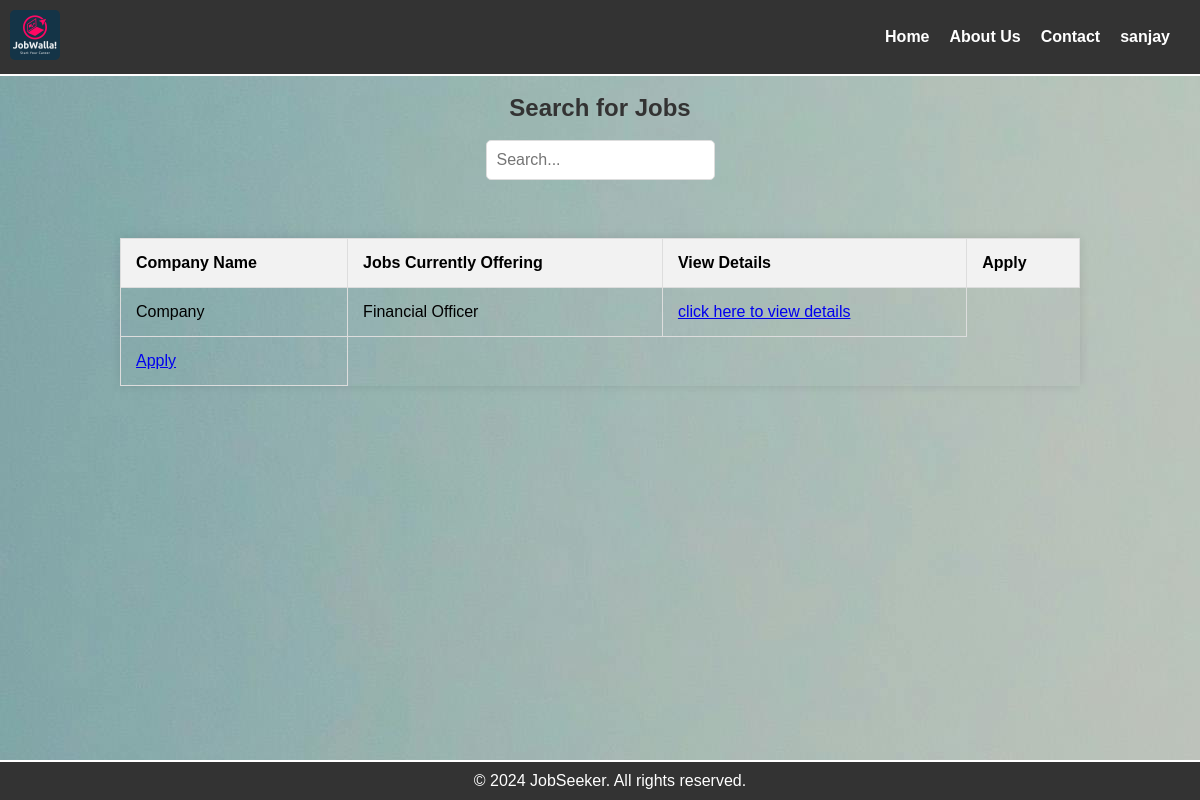
Before: /viewJobs.php (signed in) with the older database file.
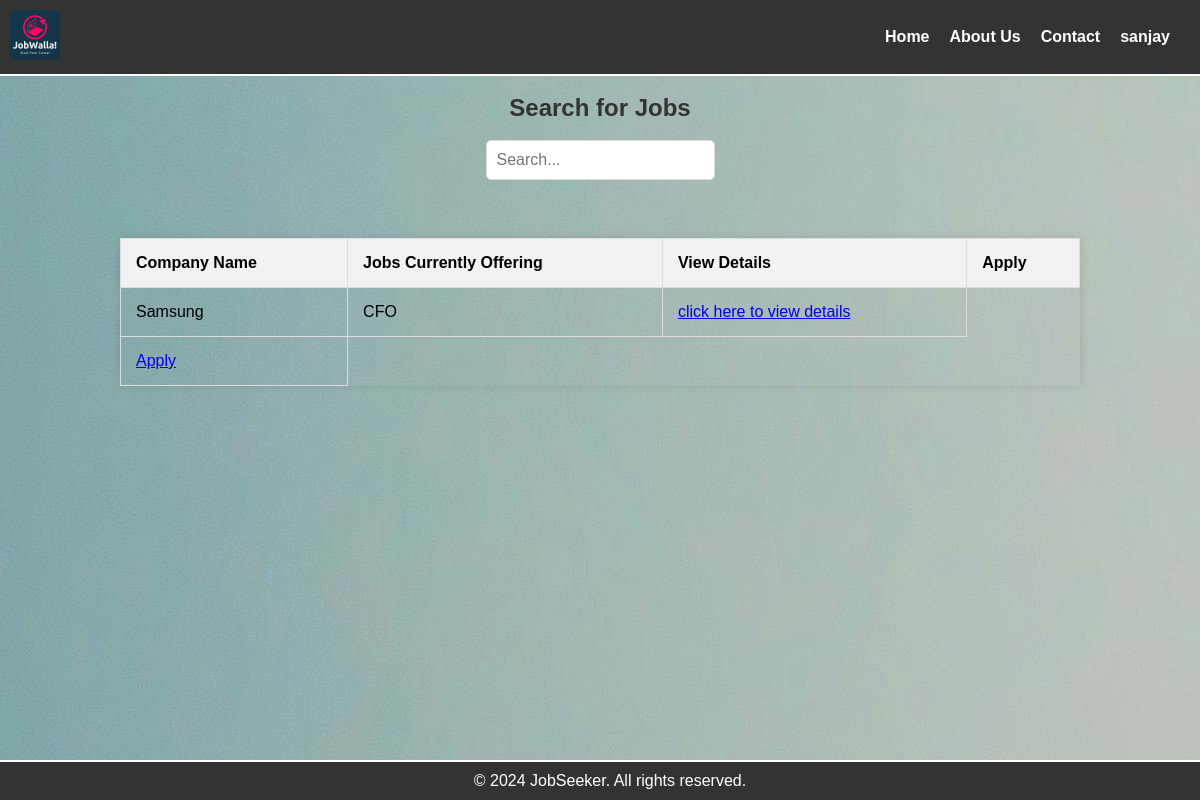
After: the same page with the newer database file.
### tables this page shows
CREATE TABLE `job_listings` (
  `username` varchar(100) NOT NULL,
  `companyname` varchar(100) NOT NULL,
  `job` varchar(100) NOT NULL,
  `location` varchar(200) NOT NULL,
  `job_id` int(100) NOT NULL
);

### viewJobs.php (the view, shortened to what this page needs)
<!DOCTYPE html>
<html lang="en">
<head>
</head>
<body>
<?php include "navBar.php"; ?>
    <center>
<br>
<h2>Search for Jobs</h2>
<br>
<input type="text" id="searchInput" placeholder="Search...">
<br><br>
<table id="myTable">
    <thead>
        <tr>
            <th>Company Name</th>
            <th>Jobs Currently Offering</th>
            <th>View Details</th>
            <th>Apply</th>
        </tr>
    </thead>
    <tbody>
        <?php
        require "connection.php";
        $sql = "SELECT username,companyname, job,job_id FROM job_listings";
        $result = $conn->query($sql);
        if ($result->num_rows > 0) {
            while ($row = $result->fetch_assoc()) {
                echo "<tr>";
                echo "<td>" . $row["companyname"] . "</td>";
                echo "<td>" . $row["job"] . "</td>";
                echo '<td><div>'?><a href="jobDetails.php?id=<?=$row["job_id"]?>".<?='>click here to view details</a></div><center></td><tr>'?>
                <?php echo '<td><div>'?><a href="apply.php?id=<?=$row["job_id"]?>".<?php echo '>Apply</a></div><center></td><tr>'?>
                <?php
                echo "</tr>";
            }
        } else {
            echo "<tr><td colspan='3'>No records found</td></tr>";
        }
        ?>
    </tbody>
</table>
</center>
<?php include "footer.php";?>
</body>
</html>

### navBar.php (shortened to what this page needs)
<!DOCTYPE html>
<html lang="en">
<head>
</head>
<body>
<header>
        <div class="logo">
            <img src="logo.png" alt="JobWalla!">
        </div>
        <nav>
            <ul>
                <li><a href="index.php">Home</a></li>
                <li><a href="aboutUs.php">About Us</a></li>
                <li><a href="contact.php">Contact</a></li>
                <?php
                if(isset($_SESSION['auth']))
                {
                    ?>
                    <li class="dropdown">
                    <a href="#" class="dropbtn"><?= $_SESSION['auth_user']['username'] ?></a>
                </li>
                    <?php
                }
                    ?>
            </ul>
        </nav>
    </header>
</body>
</html>

### footer.php (shortened to what this page needs)
<!DOCTYPE html>
<html lang="en">
<head>
</head>
<body>
<footer>
        &copy; 2024 JobSeeker. All rights reserved.
    </footer>
</body>
</html>

### viewJobs.php (style rules this page uses)
body { background-image: url("img.jpg"); }
h2 { color: #333; margin-bottom: 20px; }
input[type="text"] { padding: 10px; font-size: 16px; border: 1px solid #ddd; border-radius: 5px; margin-bottom: 20px; }
table { width: 80%; border-collapse: collapse; margin-top: 20px; box-shadow: 0 0 10px rgba(0, 0, 0, 0.1); }
th, td { padding: 15px; text-align: left; border: 1px solid #ddd; }
th { background-color: #f2f2f2; }

### navBar.php (style rules this page uses)
body { font-family: Arial, sans-serif; margin: 20px; }
header { background-color: #333; color: #fff; padding: 10px; display: flex; justify-content: space-between; align-items: center; border-bottom: 2px solid #fff; }
.logo img { width: 50px; height: 50px; border-radius: 5px; }
nav ul { list-style: none; display: flex; }
nav ul li { margin-right: 20px; }
nav a { text-decoration: none; color: #fff; font-weight: bold; font-size: 16px; }
body, h1, h2, h3, p, ul { margin: 0; padding: 0; }
.dropdown { position: relative; display: inline-block; }

### footer.php (style rules this page uses)
footer { background-color: #333; color: #fff; text-align: center; padding: 10px; position: fixed; bottom: 0; width: 100%; border-top: 2px solid #fff; }

Changed rows visible on the page:
removed job_listings: companyname "Company", job "Financial Officer"
added job_listings: companyname "Samsung", job "CFO"
